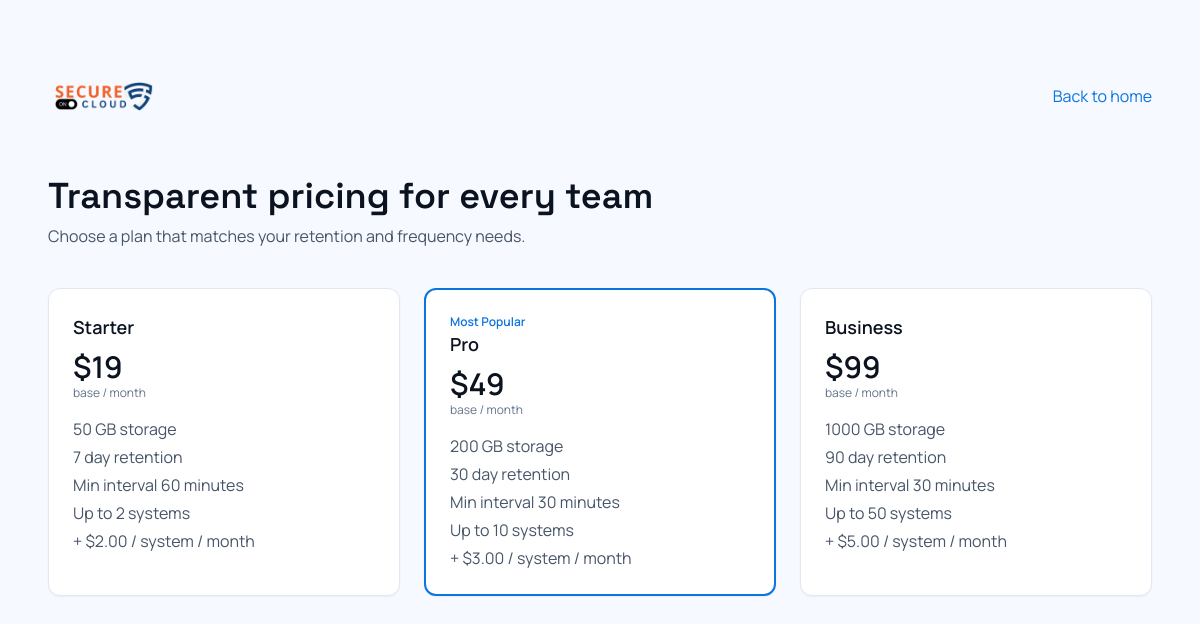
/pricing, run on the app's committed database.
### tables this page shows
CREATE TABLE plans (
  id INT AUTO_INCREMENT PRIMARY KEY,
  name VARCHAR(100) NOT NULL,
  description TEXT NULL,
  base_price_monthly DECIMAL(10,2) NOT NULL DEFAULT 0.00,
  price_per_system_monthly DECIMAL(10,2) NOT NULL DEFAULT 0.00,
  storage_quota_mb INT NOT NULL DEFAULT 0,
  max_systems INT NOT NULL DEFAULT 1,
  retention_days INT NOT NULL DEFAULT 30,
  min_backup_interval_minutes INT NOT NULL DEFAULT 60,
  is_active TINYINT(1) NOT NULL DEFAULT 1,
  created_at DATETIME NOT NULL,
  updated_at DATETIME NOT NULL
);

### app/Core/View.php (called while the page is built, shortened)
<?php
class View
{
    public function render($view, $data = [])
    {
        extract($data);
        $path = __DIR__ . '/../../views/' . $view . '.php';
        include $path;
    }
}

### app/Core/Controller.php (called while the page is built, shortened)
<?php
class Controller
{
    public function view($view, $data = [])
    {
        $viewObj = new View();
        $viewObj->render($view, $data);
    }
}

### app/Controllers/HomeController.php (called while the page is built, shortened)
<?php
class HomeController extends Controller
{
    public function pricing()
    {
        $plans = Plan::allActive();
        $popularPlanId = null;
        if (!empty($plans)) {
            $popularIndex = count($plans) > 1 ? 1 : 0;
            $popularPlanId = (int)$plans[$popularIndex]['id'];
        }
        $this->view('marketing/pricing', [
            'plans' => $plans,
            'popular_plan_id' => $popularPlanId,
        ]);
    }
}

### public/index.php (called while the page is built, shortened)
<?php
require __DIR__ . '/../app/Core/config.php';
require __DIR__ . '/../app/Core/Autoload.php';
$router = new Router();
$router->get('/', 'HomeController@home');
$router->get('/pricing', 'HomeController@pricing');
$router->get('/login', 'AuthController@login');
$router->post('/login', 'AuthController@doLogin');
$router->get('/register', 'AuthController@register');
$router->post('/register', 'AuthController@doRegister');
$router->post('/logout', 'AuthController@logout', [new AuthMiddleware()]);
$router->get('/forgot-password', 'AuthController@forgot');
$router->post('/forgot-password', 'AuthController@doForgot');
$router->get('/verify-email', 'AuthController@verify');
$router->get('/dashboard', 'DashboardController@index', [new AuthMiddleware()]);
$router->get('/systems', 'SystemsController@index', [new AuthMiddleware()]);
$router->get('/systems/new', 'SystemsController@createForm', [new AuthMiddleware()]);
$router->post('/systems/new', 'SystemsController@create', [new AuthMiddleware()]);
$router->get('/systems/{id}', 'SystemsController@show', [new AuthMiddleware()]);
$router->post('/systems/{id}/trigger-config', 'SystemsController@updateTriggerConfig', [new AuthMiddleware()]);
$router->get('/systems/{id}/download-agent', 'SystemsController@downloadAgentBundle', [new AuthMiddleware()]);
$router->post('/systems/{id}/badge-token/create', 'SystemsController@createBadgeToken', [new AuthMiddleware()]);
$router->post('/systems/{id}/badge-token/revoke', 'SystemsController@revokeBadgeToken', [new AuthMiddleware()]);
$router->get('/systems/{id}/download-badge', 'SystemsController@downloadBadgeScript', [new AuthMiddleware()]);
$router->post('/systems/{id}/delete', 'SystemsController@delete', [new AuthMiddleware()]);
$router->get('/backups', 'BackupsController@index', [new AuthMiddleware()]);
$router->get('/backups/{id}/download-sql', 'BackupsController@downloadSql', [new AuthMiddleware()]);
$router->get('/alerts', 'DashboardController@alerts', [new AuthMiddleware()]);
$router->get('/settings', 'DashboardController@settings', [new AuthMiddleware()]);
$router->post('/settings/profile', 'DashboardController@updateProfile', [new AuthMiddleware()]);
$router->post('/settings/password', 'DashboardController@updatePassword', [new AuthMiddleware()]);
$router->get('/billing', 'BillingController@index', [new AuthMiddleware()]);
$router->post('/billing/estimate', 'BillingController@estimate', [new AuthMiddleware()]);
$router->post('/billing/request', 'BillingController@requestPayment', [new AuthMiddleware()]);
$router->get('/billing/requests', 'BillingController@requests', [new AuthMiddleware()]);
$router->get('/admin', 'DashboardController@admin', [new AuthMiddleware(), new SuperAdminMiddleware()]);
$router->post('/admin/users/{id}/suspend', 'DashboardController@suspendUser', [new AuthMiddleware(), new SuperAdminMiddleware()]);
$router->post('/admin/users/{id}/unsuspend', 'DashboardController@unsuspendUser', [new AuthMiddleware(), new SuperAdminMiddleware()]);
$router->post('/admin/users/{id}/role', 'DashboardController@updateUserRole', [new AuthMiddleware(), new SuperAdminMiddleware()]);
$router->post('/admin/users/{id}/plan', 'DashboardController@updateUserPlan', [new AuthMiddleware(), new SuperAdminMiddleware()]);
$router->get('/admin/packages', 'AdminBillingController@packages', [new AuthMiddleware(), new SuperAdminMiddleware()]);
$router->get('/admin/packages/new', 'AdminBillingController@packageNew', [new AuthMiddleware(), new SuperAdminMiddleware()]);
$router->post('/admin/packages/create', 'AdminBillingController@packageCreate', [new AuthMiddleware(), new SuperAdminMiddleware()]);
$router->get('/admin/packages/{id}/edit', 'AdminBillingController@packageEdit', [new AuthMiddleware(), new SuperAdminMiddleware()]);
$router->post('/admin/packages/{id}/update', 'AdminBillingController@packageUpdate', [new AuthMiddleware(), new SuperAdminMiddleware()]);
$router->post('/admin/packages/{id}/toggle', 'AdminBillingController@packageToggle', [new AuthMiddleware(), new SuperAdminMiddleware()]);
$router->get('/admin/billing/requests', 'AdminBillingController@billingRequests', [new AuthMiddleware(), new SuperAdminMiddleware()]);
$router->get('/admin/billing/requests/{id}', 'AdminBillingController@billingRequestDetail', [new AuthMiddleware(), new SuperAdminMiddleware()]);
$router->post('/admin/billing/requests/{id}/approve', 'AdminBillingController@approveRequest', [new AuthMiddleware(), new SuperAdminMiddleware()]);
$router->post('/admin/billing/requests/{id}/decline', 'AdminBillingController@declineRequest', [new AuthMiddleware(), new SuperAdminMiddleware()]);
$router->post('/admin/billing/users/{id}/adjust', 'AdminBillingController@adjustUserSubscription', [new AuthMiddleware(), new SuperAdminMiddleware()]);
$router->get('/download/{token}', 'BackupsController@downloadSigned');
$router->get('/api/v1/dashboard/metrics', 'ApiController@metrics', [new AuthMiddleware()]);
$router->get('/api/v1/dashboard/latest-events', 'ApiController@latestEvents', [new AuthMiddleware()]);
$router->get('/api/v1/systems/{id}/latest-status', 'ApiController@latestStatus', [new AuthMiddleware()]);
$router->post('/api/v1/systems/{id}/trigger-now', 'ApiController@triggerNow', [new AuthMiddleware()]);
$router->post('/api/v1/systems/{id}/test-trigger', 'ApiController@testTrigger', [new AuthMiddleware()]);
$router->post('/api/v1/systems/{id}/prepare-agent-bundle', 'ApiController@prepareAgentBundle', [new AuthMiddleware()]);
$router->post('/api/v1/systems/{id}/tokens', 'ApiController@createToken', [new AuthMiddleware()]);
$router->post('/api/v1/backups/{id}/sign-download', 'ApiController@signDownload', [new AuthMiddleware()]);
$router->post('/api/v1/backups/{id}/delete', 'ApiController@deleteBackup', [new AuthMiddleware()]);
$router->get('/api/v1/badge/status', 'BadgeApiController@status');
$router->post('/api/v1/agent/handshake', 'AgentApiController@handshake');
$router->post('/api/v1/agent/backup/start', 'AgentApiController@start');
$router->post('/api/v1/agent/backup/progress', 'AgentApiController@progress');
$router->post('/api/v1/agent/backup/complete', 'AgentApiController@complete');
$router->post('/api/v1/agent/backup/fail', 'AgentApiController@fail');
$router->post('/api/v1/agent/backup/upload', 'AgentApiController@upload');
$router->get('/api/v1/agent/backup/restore/{backup_id}', 'AgentApiController@restoreDownload');
$router->dispatch();

### app/Core/Autoload.php (called while the page is built, shortened)
<?php
spl_autoload_register(function ($class) {
    $prefix = 'App\\';
    $baseDir = __DIR__ . '/../';
    $len = strlen($prefix);
    $relative = substr($class, $len);
    $file = $baseDir . str_replace('\\', '/', $relative) . '.php';
});

### app/Core/config.php (called while the page is built)
<?php
$env = static function (string $key, $default = null) {
    $value = $_ENV[$key] ?? getenv($key);
    if ($value === false || $value === null || $value === '') {
        return $default;
    }
    return $value;
};
$detectBaseUrl = static function () use ($env): string {
    $fromEnv = (string)$env('BASE_URL', '');
    if ($fromEnv !== '') {
        return rtrim($fromEnv, '/');
    }
    if (PHP_SAPI === 'cli') {
        return 'https://your-domain.com';
    }
    $https = (!empty($_SERVER['HTTPS']) && $_SERVER['HTTPS'] !== 'off')
        || (isset($_SERVER['SERVER_PORT']) && (int)$_SERVER['SERVER_PORT'] === 443);
    $scheme = $https ? 'https' : 'http';
    $host = $_SERVER['HTTP_HOST'] ?? ($_SERVER['SERVER_NAME'] ?? 'your-domain.com');
    $scriptName = str_replace('\\', '/', (string)($_SERVER['SCRIPT_NAME'] ?? ''));
    $scriptDir = rtrim(dirname($scriptName), '/');
    $path = ($scriptDir === '.' || $scriptDir === '/') ? '' : $scriptDir;
    return $scheme . '://' . $host . $path;
};
return [
    'DB_HOST' => (string)$env('DB_HOST', '127.0.0.1'),
    'DB_NAME' => (string)$env('DB_NAME', 'secureon'),
    'DB_USER' => (string)$env('DB_USER', 'root'),
    'DB_PASS' => (string)$env('DB_PASS', ''),
    'APP_KEY' => (string)$env('APP_KEY', 'change-this-32+chars-secret-key'),
    'BASE_URL' => $detectBaseUrl(),
    'STORAGE_PATH' => (string)$env('STORAGE_PATH', __DIR__ . '/../../storage'),
    'DEV_MODE' => filter_var((string)$env('DEV_MODE', 'true'), FILTER_VALIDATE_BOOLEAN),
    'DEFAULT_CURRENCY' => (string)$env('DEFAULT_CURRENCY', 'USD'),
    'BILLING_GRACE_DAYS' => (int)$env('BILLING_GRACE_DAYS', 0),
    'MAX_BILLING_MONTHS' => (int)$env('MAX_BILLING_MONTHS', 60),
];

### app/Core/Helpers.php (called while the page is built, shortened)
<?php
class Helpers
{
    private static $logoPath = null;
    public static function config($key, $default = null)
    {
        $config = require __DIR__ . '/config.php';
        return $config[$key] ?? $default;
    }
    public static function baseUrl($path = '')
    {
        $base = rtrim(self::config('BASE_URL'), '/');
        return $base . '/' . ltrim($path, '/');
    }
    public static function e($value)
    {
        return htmlspecialchars((string)$value, ENT_QUOTES, 'UTF-8');
    }
    public static function logoUrl()
    {
        if (self::$logoPath !== null) {
            return self::assetUrl(self::$logoPath);
        }
        $candidates = [
            'assests/logo.png',
            'assets/logo.png',
        ];
        foreach ($candidates as $candidate) {
            $full = __DIR__ . '/../../public/' . $candidate;
            if (file_exists($full)) {
                self::$logoPath = $candidate;
                return self::assetUrl($candidate);
            }
        }
        self::$logoPath = 'assests/logo.png';
        return self::assetUrl(self::$logoPath);
    }
    public static function assetUrl($path = '')
    {
        $base = rtrim(self::config('BASE_URL'), '/');
        $basePath = rtrim((string)(parse_url($base, PHP_URL_PATH) ?? ''), '/');
        $needsPublicPrefix = !str_ends_with($basePath, '/public');
        $prefix = $needsPublicPrefix ? '/public' : '';
        return $base . $prefix . '/' . ltrim($path, '/');
    }
}

### app/Core/DB.php (called while the page is built, shortened)
<?php
class DB
{
    private static $pdo = null;
    public static function conn(): PDO
    {
        $config = require __DIR__ . '/config.php';
        $dsn = 'mysql:host=' . $config['DB_HOST'] . ';dbname=' . $config['DB_NAME'] . ';charset=utf8mb4';
        try {
            self::$pdo = new PDO($dsn, $config['DB_USER'], $config['DB_PASS'], [
                PDO::ATTR_ERRMODE => PDO::ERRMODE_EXCEPTION,
                PDO::ATTR_DEFAULT_FETCH_MODE => PDO::FETCH_ASSOC,
            ]);
        } catch (PDOException $e) {
            http_response_code(500);
            echo 'Database connection error.';
            exit;
        }
        return self::$pdo;
    }
}

### app/Models/Plan.php (called while the page is built, shortened)
<?php
class Plan
{
    public static function allActive()
    {
        $stmt = DB::conn()->query('SELECT * FROM plans WHERE is_active = 1 ORDER BY base_price_monthly ASC, id ASC');
        return $stmt->fetchAll();
    }
}

### views/marketing/pricing.php (the view, shortened to what this page needs)
<section class="bg-mist min-h-screen">
  <div class="max-w-6xl mx-auto px-6 py-10">
    <div class="flex items-center justify-between">
      <a href="<?= App\Core\Helpers::baseUrl('/') ?>" class="inline-flex items-center">
        <img src="<?= App\Core\Helpers::logoUrl() ?>" alt="Secureon.cloud logo" class="h-28 w-28 object-contain rounded">
      </a>
      <a href="<?= App\Core\Helpers::baseUrl('/') ?>" class="text-brand">Back to home</a>
    </div>
    <h1 class="text-4xl font-display font-semibold mt-6">Transparent pricing for every team</h1>
    <p class="mt-2 text-slate-600">Choose a plan that matches your retention and frequency needs.</p>
    <div class="mt-10 grid md:grid-cols-3 gap-6">
      <?php foreach ($plans as $p): ?>
        <?php
          $isPopular = (int)$p['id'] === (int)($popular_plan_id ?? 0);
          $quotaMb = (int)$p['storage_quota_mb'];
          $quotaText = $quotaMb >= 1024 ? (round($quotaMb / 1024, 1) . ' GB') : ($quotaMb . ' MB');
        ?>
        <div class="bg-white <?= $isPopular ? 'border-2 border-brand' : 'border border-slate-200' ?> rounded-xl p-6 shadow-sm">
          <?php if ($isPopular): ?>
            <div class="text-xs font-semibold text-brand">Most Popular</div>
          <?php endif; ?>
          <div class="text-lg font-semibold"><?= App\Core\Helpers::e($p['name']) ?></div>
          <div class="text-3xl font-semibold mt-2">$<?= number_format((float)$p['base_price_monthly'], 0) ?></div>
          <div class="text-xs text-slate-500">base / month</div>
          <ul class="mt-4 text-slate-600 space-y-1">
            <li><?= App\Core\Helpers::e($quotaText) ?> storage</li>
            <li><?= (int)$p['retention_days'] ?> day retention</li>
            <li>Min interval <?= (int)$p['min_backup_interval_minutes'] ?> minutes</li>
            <li>Up to <?= (int)$p['max_systems'] ?> systems</li>
            <li>+ $<?= number_format((float)$p['price_per_system_monthly'], 2) ?> / system / month</li>
          </ul>
        </div>
      <?php endforeach; ?>
    </div>
  </div>
</section>
<?php $content = ob_get_clean(); include __DIR__ . '/../layouts/marketing.php'; ?>

### app/Core/Router.php (shortened to what this page needs)
<?php
class Router
{
    private $routes = [];
    private function add($method, $path, $handler, $middleware)
    {
        $this->routes[] = compact('method', 'path', 'handler', 'middleware');
    }
    public function dispatch()
    {
        $uri = parse_url($_SERVER['REQUEST_URI'], PHP_URL_PATH);
        $config = require __DIR__ . '/config.php';
        foreach ($this->routes as $route) {
            $pattern = preg_replace('#\{([a-zA-Z_][a-zA-Z0-9_]*)\}#', '(?P<$1>[^/]+)', $route['path']);
            $pattern = '#^' . $pattern . '$#';
            if (preg_match($pattern, $uri, $matches)) {
                [$controller, $action] = explode('@', $route['handler']);
                $instance = new $class();
                $params = array_filter($matches, 'is_string', ARRAY_FILTER_USE_KEY);
                call_user_func_array([$instance, $action], $params);
                return;
            }
        }
    }
}

### data on the page
plans: name "Starter", base_price_monthly "19", storage_quota_mb "50 GB", retention_days "7", min_backup_interval_minutes "60", max_systems "2", price_per_system_monthly "2.00"
plans: shows "Most Popular", name "Pro", base_price_monthly "49", storage_quota_mb "200 GB", retention_days "30", min_backup_interval_minutes "30", max_systems "10", price_per_system_monthly "3.00"
plans: name "Business", base_price_monthly "99", storage_quota_mb "1000 GB", retention_days "90", min_backup_interval_minutes "30", max_systems "50", price_per_system_monthly "5.00"
